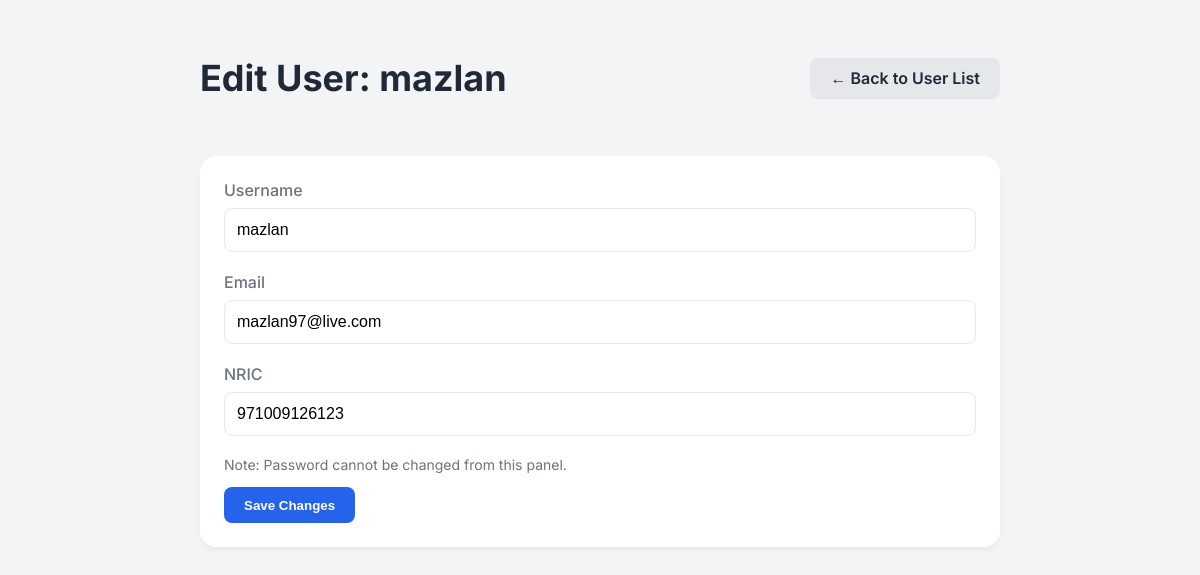
Page /admin/edit_user.php?id=1 (signed in) on the committed database.
### tables this page shows
CREATE TABLE `users` (
  `id` int(11) NOT NULL,
  `nric` varchar(50) NOT NULL,
  `email` varchar(100) NOT NULL,
  `username` varchar(50) DEFAULT NULL,
  `password` varchar(255) NOT NULL,
  `created_at` datetime NOT NULL DEFAULT current_timestamp()
);

### php/admin.php (called while the page is built, shortened)
<?php
class Admin
{
    private $conn;
    private $users_table = 'users';
    public function __construct($db)
    {
        $this->conn = $db;
    }
    public function getUserById($user_id)
    {
        $query = "SELECT id, username, email, nric FROM " . $this->users_table . " WHERE id = :user_id LIMIT 1";
        $stmt = $this->conn->prepare($query);
        $stmt->bindParam(':user_id', $user_id, PDO::PARAM_INT);
        $stmt->execute();
        return $stmt->fetch(PDO::FETCH_ASSOC);
    }
}

### admin/edit_user.php (the view, shortened to what this page needs)
<?php
require_once '../php/admin_auth_check.php';
require_once '../php/admin.php';
$user_id = filter_input(INPUT_GET, 'id', FILTER_VALIDATE_INT);
$database = new Database();
$db = $database->connect();
$admin = new Admin($db);
$userData = $admin->getUserById($user_id);
?>
<!DOCTYPE html>
<html lang="en">
<head>
</head>
<body>
    <div class="dashboard-wrapper">
        <header class="header">
            <h1>Edit User: <?php echo htmlspecialchars($userData['username']); ?></h1>
            <a href="view_users.php" class="btn btn-secondary">&larr; Back to User List</a>
        </header>
        <div class="card">
            <form action="edit_user.php?id=<?php echo $user_id; ?>" method="POST">
                <div class="form-group">
                    <label for="username">Username</label>
                    <input type="text" name="username" id="username" class="form-control" value="<?php echo htmlspecialchars($userData['username']); ?>" required>
                </div>
                <div class="form-group">
                    <label for="email">Email</label>
                    <input type="email" name="email" id="email" class="form-control" value="<?php echo htmlspecialchars($userData['email']); ?>" required>
                </div>
                <div class="form-group">
                    <label for="nric">NRIC</label>
                    <input type="text" name="nric" id="nric" class="form-control" value="<?php echo htmlspecialchars($userData['nric']); ?>">
                </div>
                <p style="font-size: 0.875rem; color: var(--subtle-text-color);">Note: Password cannot be changed from this panel.</p>
                <button type="submit" name="update_user" class="btn btn-primary">Save Changes</button>
            </form>
        </div>
    </div>
</body>
</html>

### admin/edit_user.php (style rules this page uses)
:root { --bg-color: #f3f4f6; --card-bg-color: #ffffff; --text-color: #1f2937; --subtle-text-color: #6b7280; --border-color: #e5e7eb; --primary-color: #2563eb; --shadow-color: rgba(0, 0, 0, 0.05); --font-family: 'Inter', sans-serif; }
body { font-family: var(--font-family); background-color: var(--bg-color); margin: 0; padding: 2rem; }
.dashboard-wrapper { max-width: 800px; margin: auto; }
.header { display: flex; justify-content: space-between; align-items: center; margin-bottom: 2rem; }
.header h1 { font-size: 2.25rem; color: var(--text-color); }
.btn { padding: 0.65rem 1.25rem; border-radius: 0.5rem; text-decoration: none; font-weight: 600; transition: background-color 0.3s ease; border: none; cursor: pointer; }
.btn-secondary { background-color: var(--border-color); color: var(--text-color); }
.btn-primary { background-color: var(--primary-color); color: white; }
.card { background-color: var(--card-bg-color); padding: 1.5rem; border-radius: 1rem; box-shadow: 0 4px 6px -1px var(--shadow-color); }
.form-group { margin-bottom: 1.25rem; }
.form-group label { display: block; font-weight: 500; margin-bottom: 0.5rem; color: var(--subtle-text-color); }
.form-control { width: 100%; padding: 0.75rem; border: 1px solid var(--border-color); border-radius: 0.5rem; font-size: 1rem; box-sizing: border-box; }

### rows in the picture
users: username "mazlan", email "mazlan97@live.com", nric "971009126123"
